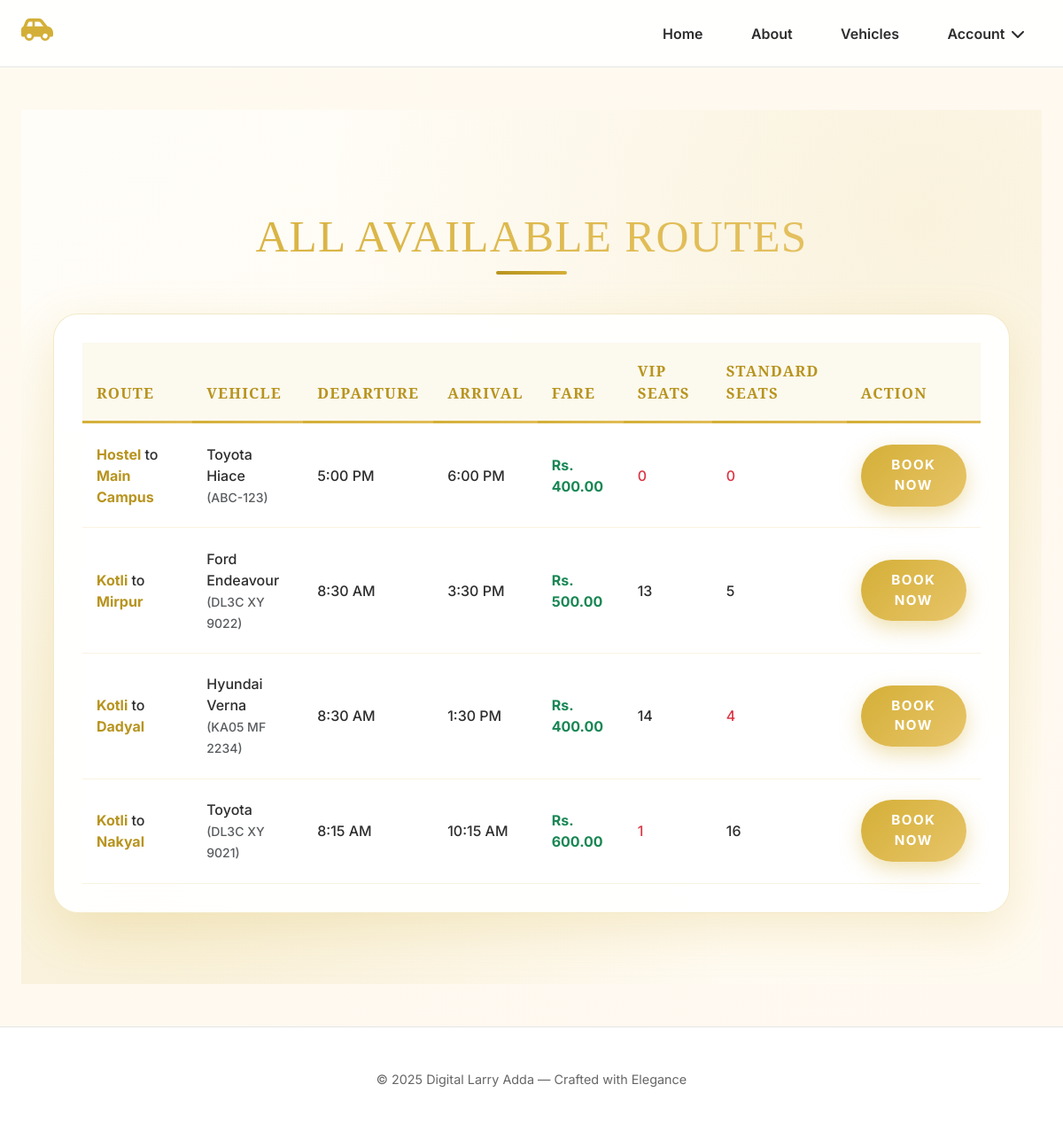
The app's page /routes/, older data.
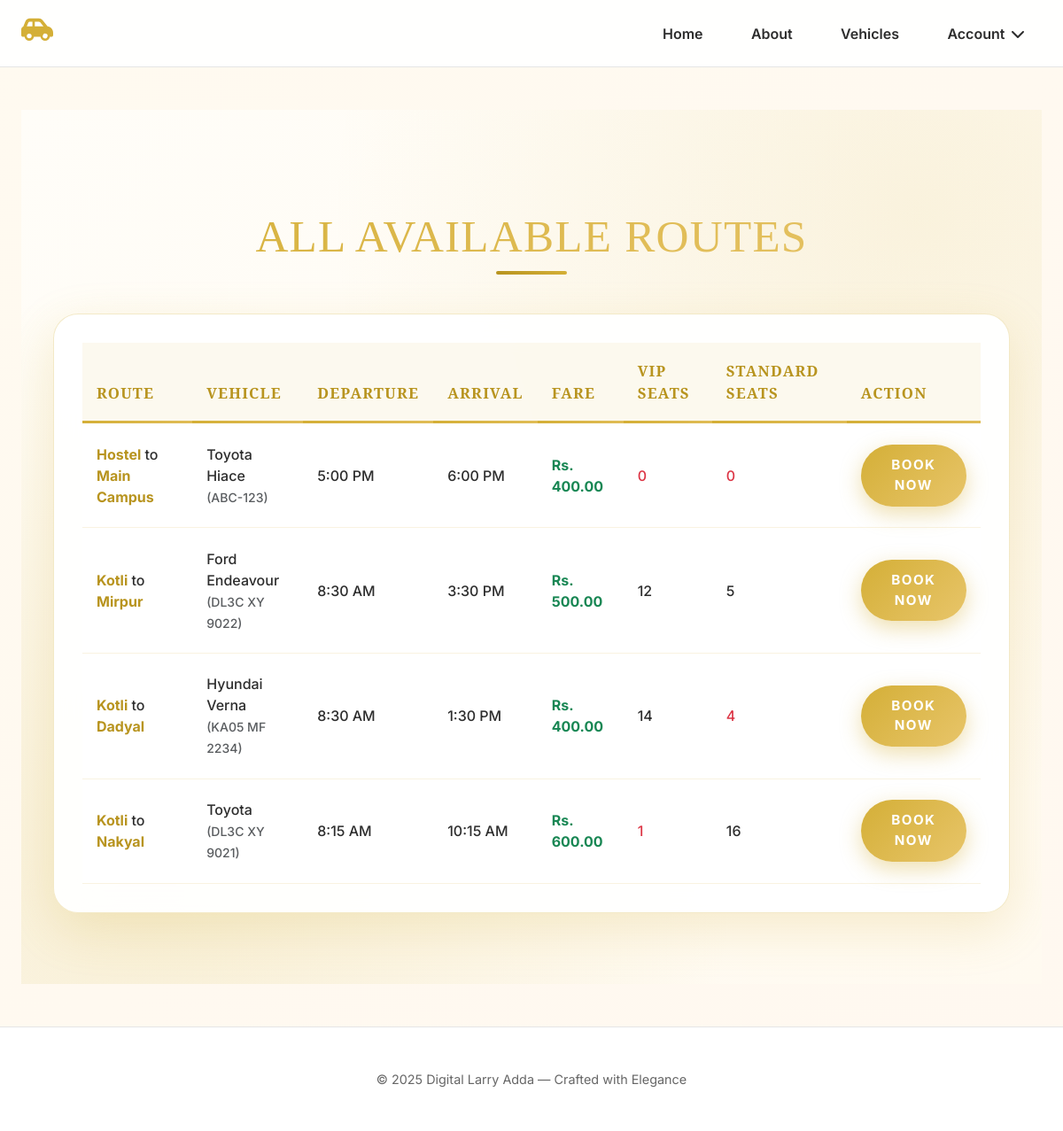
The same page, newer data.
### main/models.py (models this page shows, shortened)
class Route(models.Model):
    vehicle = models.ForeignKey(Vehicle, on_delete=models.CASCADE)
    manager = models.ForeignKey(CustomUser, on_delete=models.CASCADE, related_name='managed_routes')
    start_location = models.CharField(max_length=100)
    end_location = models.CharField(max_length=100)
    departure_time = models.DateTimeField()
    arrival_time = models.DateTimeField()
    fare = models.DecimalField(max_digits=10, decimal_places=2)
    vip_seats = models.PositiveIntegerField(default=0)
    std_seats = models.PositiveIntegerField(default=0)
    image = models.ImageField(upload_to='route_images/', null=True, blank=True)

class Vehicle(models.Model):
    STATUS_CHOICES = [
        ('Active', 'Active'),
        ('Broken', 'Broken'),
    ]
    name = models.CharField(max_length=100)
    number_plate = models.CharField(max_length=20, unique=True)
    driver = models.ForeignKey(
        CustomUser, related_name="driver_vehicles",
        on_delete=models.SET_NULL, null=True
    )
    manager = models.ForeignKey(
        CustomUser, related_name="manager_vehicles",
        on_delete=models.SET_NULL, null=True
    )
    status = models.CharField(max_length=10, choices=STATUS_CHOICES, default='Active')

### main/views.py (the view)
# urls.py: path('routes/', views.all_routes_with_vehicles, name='route_list'),
def all_routes_with_vehicles(request):
    routes = Route.objects.select_related('vehicle').all()
    return render(request, 'routes/route_list.html', {'routes': routes})

### main/templates/routes/route_list.html (shortened to what this page needs)
{% extends 'base.html' %}
{% load static %}
{% block content %}
<section class="routes-table-section">
  <div class="container">
    <div class="page-header">
      <h2>All Available Routes</h2>
    </div>
    <div class="table-container">
      <table class="table">
        <thead>
          <tr>
            <th>Route</th>
            <th>Vehicle</th>
            <th>Departure</th>
            <th>Arrival</th>
            <th>Fare</th>
            <th>VIP Seats</th>
            <th>Standard Seats</th>
            <th>Action</th>
          </tr>
        </thead>
        <tbody>
          {% for route in routes %}
          <tr>
            <td data-label="Route">
              <strong>{{ route.start_location }}</strong> to <strong>{{ route.end_location }}</strong>
            </td>
            <td data-label="Vehicle">
              {{ route.vehicle.name }}<br>
              <small class="text-muted">({{ route.vehicle.number_plate }})</small>
            </td>
            <td data-label="Departure">
              {{ route.departure_time|time:"g:i A" }}
            </td>
            <td data-label="Arrival">
              {{ route.arrival_time|time:"g:i A" }}
            </td>
            <td data-label="Fare">
              <strong class="text-success">Rs. {{ route.fare }}</strong>
            </td>
            <td data-label="VIP" class="seat-count {% if route.vip_seats < 3 %}low{% endif %}">
              {{ route.vip_seats }}
            </td>
            <td data-label="Standard" class="seat-count {% if route.std_seats < 5 %}low{% endif %}">
              {{ route.std_seats }}
            </td>
            <td data-label="Action">
              <a href="{% url 'book_route' route.id %}" class="btn btn-golden">
                Book Now
              </a>
            </td>
          </tr>
          {% endfor %}
        </tbody>
      </table>
    </div>
  </div>
</section>
{% endblock %}

Row changes from the older to the newer data that the page shows:
changed Route "Mirpur": vip_seats "13" → "12"
